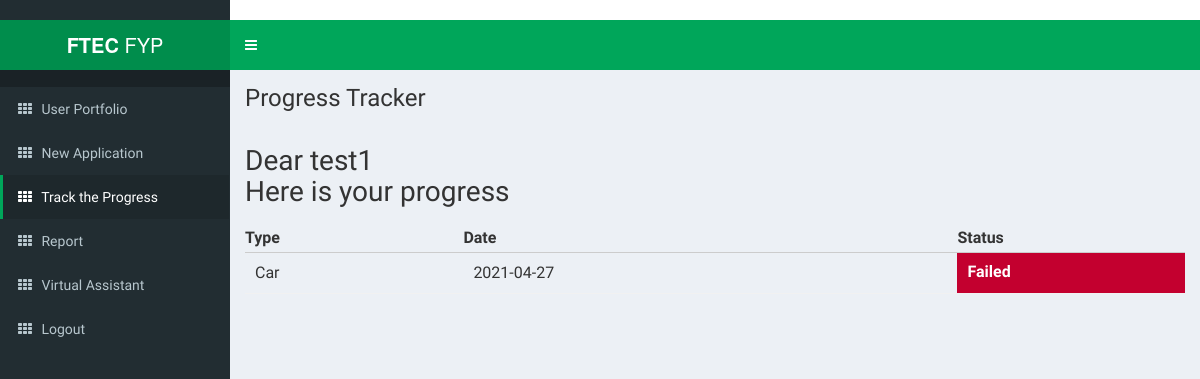
The page /trackprogress (signed in) on the database as committed earlier.
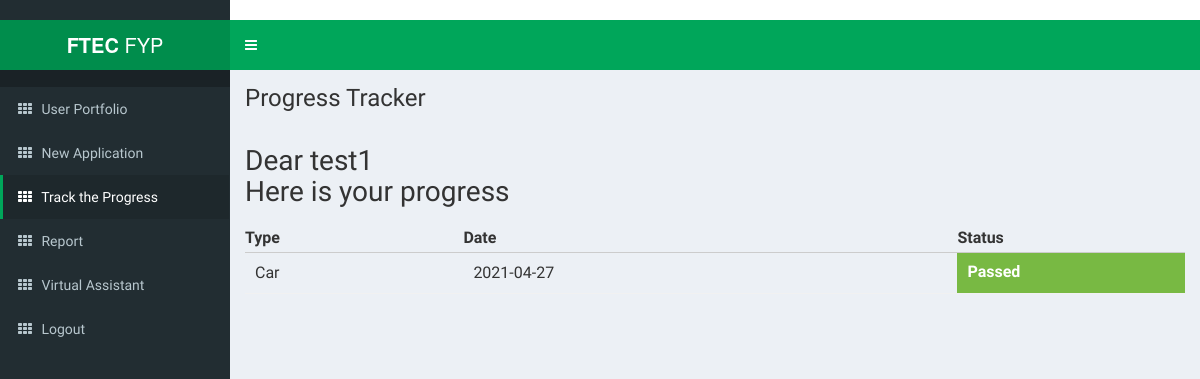
The same page on the database as committed later.
### models.py (models this page shows)
class Car(UserMixin, db.Model):
    __tablename__ = "car"
    id = db.Column(
        db.Integer, primary_key=True
    )  # primary keys are required by SQLAlchemy
    aid = db.Column(db.String(1000), unique=True)
    status = db.Column(db.String(1000))
    email = db.Column(db.String(100), unique=False)
    A = db.Column(db.Integer)
    B = db.Column(db.Integer)
    C = db.Column(db.Integer)
    D = db.Column(db.Integer)
    E = db.Column(db.Integer)
    F = db.Column(db.Integer)
    G = db.Column(db.Integer)
    H = db.Column(db.Integer)
    I = db.Column(db.Integer)
    J = db.Column(db.Integer)
    result = db.Column(db.Float(32))
    date = db.Column(db.String(1000))

### main.py (the view)
@main.route("/trackprogress")
@login_required
def trackprogress():
    email = current_user.email
    all_user = Car.query.filter_by(email=email).all()
    if len(all_user) < 1:
        return render_template("TrackProgress.html", status="")
    user = all_user[len(all_user) - 1]
    status = user.status
    aid = user.aid
    time = user.date
    if status != "":
        value = round(user.result, 2)
    return render_template(
        "TrackProgress.html",
        name=current_user.name,
        status=status,
        time=time,
        value=value,
        aid=aid,
    )

### __init__.py (called while the page is built)
def create_app():
    app = Flask(__name__)
    migrate = Migrate(app, db, render_as_batch=True)
    app.config["SECRET_KEY"] = "dev"
    app.config.from_object(Config)
    db.init_app(app)
    @app.before_first_request
    def create_tables():
        db.create_all()
    login_manager = LoginManager()
    login_manager.login_view = "auth.login"
    login_manager.init_app(app)
    from .models import User
    @login_manager.user_loader
    def load_user(user_id):
        return User.query.get(int(user_id))
    from .auth import auth as auth_blueprint
    app.register_blueprint(auth_blueprint)
    from .main import main as main_blueprint
    app.register_blueprint(main_blueprint)
    return app

### templates/TrackProgress.html (shortened to what this page needs)
﻿<!DOCTYPE html>
<html>
<head>
    <link href="static/bootstrap/css/bootstrap.min.css" rel="stylesheet" type="text/css" />
    <link href="https://maxcdn.bootstrapcdn.com/font-awesome/4.3.0/css/font-awesome.min.css" rel="stylesheet"
        type="text/css" />
    <link href="http://code.ionicframework.com/ionicons/2.0.0/css/ionicons.min.css" rel="stylesheet" type="text/css" />
    <link href="static/dist/css/AdminLTE.min.css" rel="stylesheet" type="text/css" />
    <link href="static/dist/css/skins/_all-skins.min.css" rel="stylesheet" type="text/css" />
</head>
<body class="skin-green">
    <div class="wrapper">
        <header class="main-header">
            <a href="/" class="logo"><b>FTEC</b> FYP</a>
            <nav class="navbar navbar-static-top" role="navigation">
                <a href="#" class="sidebar-toggle" data-toggle="offcanvas" role="button">
                </a>
            </nav>
        </header>
        <aside class="main-sidebar">
            <section class="sidebar">
                <ul class="sidebar-menu">
                    <li>
                        <a href="/">
                            <i class="fa fa-th"></i> <span>User Portfolio</span>
                        </a>
                    </li>
                    <li>
                        <a href="/newapplication">
                            <i class="fa fa-th"></i> <span>New Application</span>
                        </a>
                    </li>
                    <li class="active">
                        <a href="/trackprogress">
                            <i class="fa fa-th"></i> <span>Track the Progress</span>
                        </a>
                    </li>
                    <li>
                        <a href="/report">
                            <i class="fa fa-th"></i> <span>Report</span>
                        </a>
                    </li>
                    <li>
                        <a href="/virtualassit">
                            <i class="fa fa-th"></i> <span>Virtual Assistant</span>
                        </a>
                    </li>
                    <li>
                        <a href="{{ url_for('auth.logout') }}">
                            <i class="fa fa-th"></i> <span>Logout</span>
                        </a>
                    </li>
                </ul>
            </section>
        </aside>
        <div class="content-wrapper">
            <section class="content-header">
                <h1>
                    Progress Tracker
                </h1>
                <ol class="breadcrumb">
                </ol>
            </section>
            <section class="content">
                <h2>Dear {{name}} <br>Here is your progress</h2>
                <table width="100%">
                    <tr>
                        <th> Type </th>
                        <th> Date </th>
                        <th>Status </th>
                    </tr>
                    {%if status=='passed' %}
                    <tr>
                        <td>Car</td>
                        <td>{{time}}</td>
                        <td class="background background__pass">
                            <a href="/report">Passed</a>
                        </td>
                    </tr>
                    {%endif%}
                    {%if status=='failed' %}
                    <tr>
                        <td>Car</td>
                        <td>{{time}}</td>
                        <td class="background background__fail">
                            <a href="/report">Failed</a>
                        </td>
                    </tr>
                    {%endif%}
                </table>
                <br>
                <br>
                <br>
            </section>
        </div>
    </div>
</body>
</html>

Rows that differ between the two databases and show on the page:
changed Car: status "failed" → "passed" (drawn)
Other text that changed with them:
text no longer shown: "Failed"
text now shown: "Passed"
